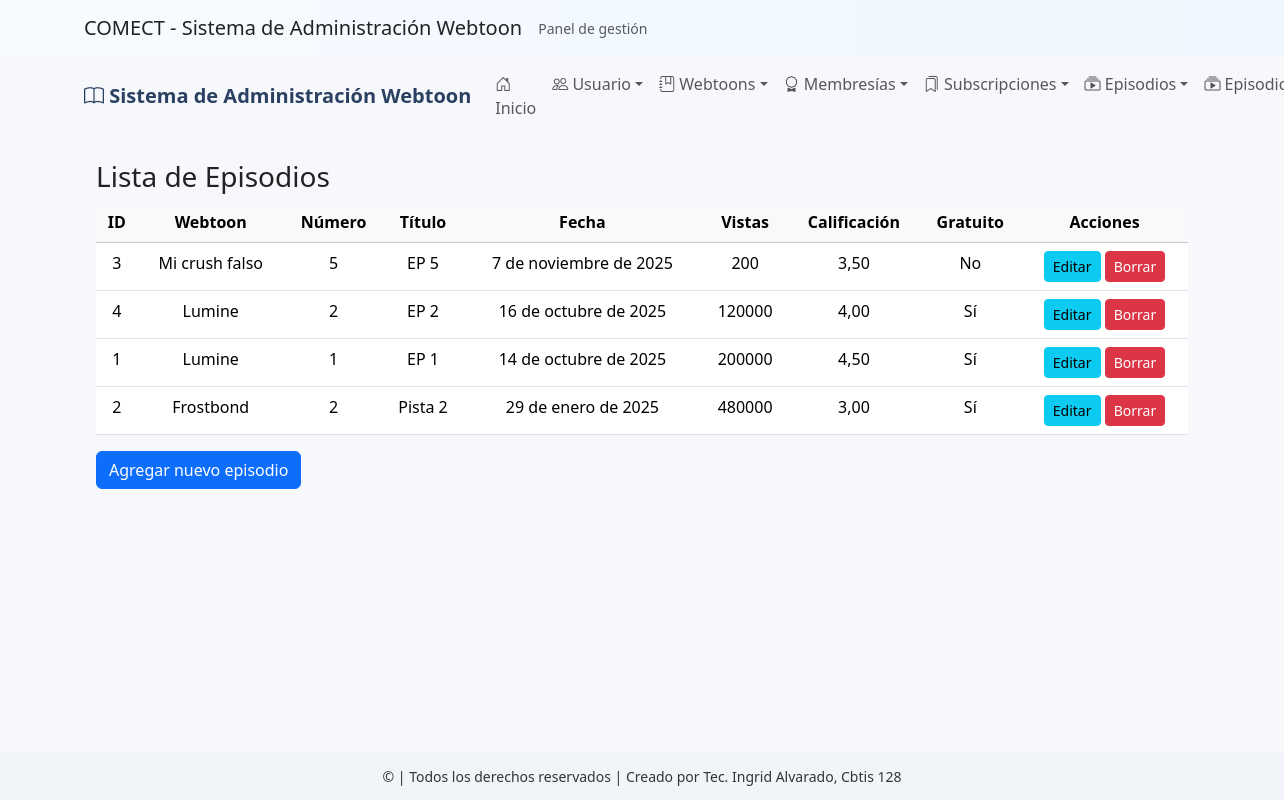
Page /episodio/ver/ on the committed database.
### app_Webtoon/models.py (models this page shows, shortened)
class Episodio(models.Model):
    webtoon = models.ForeignKey('Webtoon', on_delete=models.CASCADE, related_name='episodios')
    numero_episodio = models.IntegerField()
    titulo_episodio = models.CharField(max_length=100)
    fecha_publicacion = models.DateField()
    vistas = models.IntegerField(default=0)
    calificacion_promedio = models.DecimalField(max_digits=3, decimal_places=2, default=0.00)
    es_gratuito = models.BooleanField(default=True)

class Webtoon(models.Model):
    titulo = models.CharField(max_length=100)
    descripcion = models.TextField()
    genero = models.CharField(max_length=50)
    fecha_publicacion = models.DateField()
    portada = models.CharField(max_length=255, blank=True, null=True)
    estado = models.CharField(max_length=20, choices=[
        ('En curso', 'En curso'),
        ('Finalizado', 'Finalizado'),
        ('Hiato', 'Hiato')
    ], default='En curso')
    autor = models.ForeignKey(Usuario, on_delete=models.CASCADE, related_name='webtoons')

### app_Webtoon/views.py (the view)
# urls.py: path('episodio/ver/', views.ver_episodio, name='ver_episodio'),
def ver_episodio(request):
    episodios = Episodio.objects.all().order_by('-fecha_publicacion')
    return render(request, 'episodio/ver_episodio.html', {'episodios': episodios})

### app_Webtoon/templates/episodio/ver_episodio.html
{% extends 'base.html' %}
{% block content %}
<div class="container mt-4">
  <h3>Lista de Episodios</h3>
  <table class="table table-hover text-center">
    <thead class="table-light">
      <tr>
        <th>ID</th>
        <th>Webtoon</th>
        <th>Número</th>
        <th>Título</th>
        <th>Fecha</th>
        <th>Vistas</th>
        <th>Calificación</th>
        <th>Gratuito</th>
        <th>Acciones</th>
      </tr>
    </thead>
    <tbody>
      {% for e in episodios %}
      <tr>
        <td>{{ e.id }}</td>
        <td>{{ e.webtoon.titulo }}</td>
        <td>{{ e.numero_episodio }}</td>
        <td>{{ e.titulo_episodio }}</td>
        <td>{{ e.fecha_publicacion }}</td>
        <td>{{ e.vistas }}</td>
        <td>{{ e.calificacion_promedio }}</td>
        <td>{% if e.es_gratuito %}Sí{% else %}No{% endif %}</td>
        <td>
          <a class="btn btn-sm btn-info" href="{% url 'app_Webtoon:actualizar_episodio' e.id %}">Editar</a>
          <a class="btn btn-sm btn-danger" href="{% url 'app_Webtoon:borrar_episodio' e.id %}">Borrar</a>
        </td>
      </tr>
      {% empty %}
      <tr><td colspan="9" class="text-muted">No hay episodios registrados</td></tr>
      {% endfor %}
    </tbody>
  </table>
  <a class="btn btn-primary" href="{% url 'app_Webtoon:agregar_episodio' %}">Agregar nuevo episodio</a>
</div>
{% endblock %}

### app_Webtoon/templates/base.html (style rules this page uses)
:root { --bg-soft:#f6f8fb; --card:#ffffff; --accent:#7aa7d9; --muted:#6b7280; }
body { background: var(--bg-soft); color: #222; }

### rows in the picture
Episodio: id "3", webtoon.titulo "Mi crush falso", numero_episodio "5", titulo_episodio "EP 5", fecha_publicacion "7 de noviembre de 2025", vistas "200", calificacion_promedio "3,50", es_gratuito "No"
Episodio: id "4", webtoon.titulo "Lumine", numero_episodio "2", titulo_episodio "EP 2", fecha_publicacion "16 de octubre de 2025", vistas "120000", calificacion_promedio "4,00", es_gratuito "Sí"
Episodio: id "1", webtoon.titulo "Lumine", numero_episodio "1", titulo_episodio "EP 1", fecha_publicacion "14 de octubre de 2025", vistas "200000", calificacion_promedio "4,50", es_gratuito "Sí"
Episodio: id "2", webtoon.titulo "Frostbond", numero_episodio "2", titulo_episodio "Pista 2", fecha_publicacion "29 de enero de 2025", vistas "480000", calificacion_promedio "3,00", es_gratuito "Sí"
